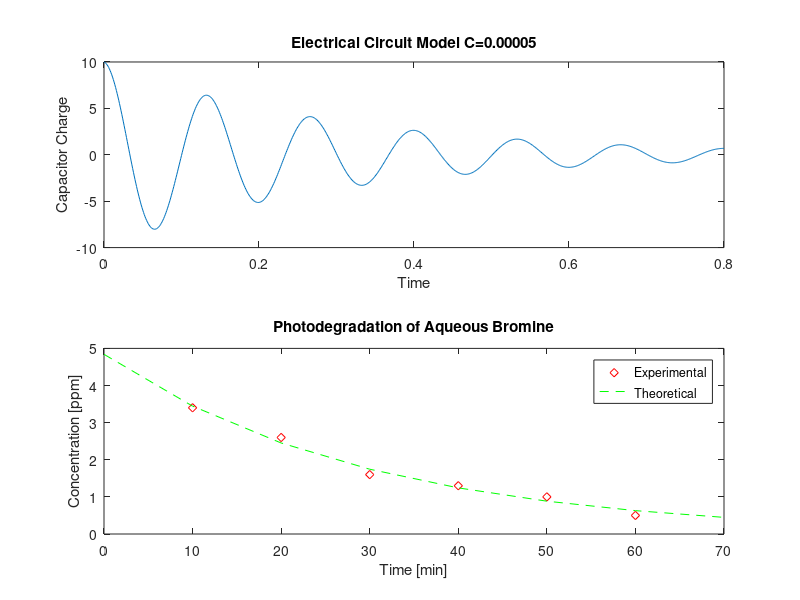

MATLAB code for this plot:
%% Ryan Fahrenkrug
% MECH 105: Homework 2
% Revision D
% 8/25/2017
%% Problem 1
clc
clear
% Section 1.1
q=10; % Inital Charge
R=60; % Resistance
L=9; % Inductance
C=0.00005; % Capacitance
t=0:0.001:0.8; % time from 0 to 0.8
% Charge on capacitor qt as a function of time
qt=q.*exp((-R.*t)./(2*L)).*cos(sqrt((1./(L.*C))-((R./(2*L)).^2)).*t);
plot(t,qt)
title('Electrical Circuit Model');
xlabel('Time');
ylabel('Capacitor Charge');
%% Section 1.2
c2=0.0005;
% Charge on capacitor qt as a function of time with c 10x larger
qt2=q.*exp((-R.*t)./(2*L)).*cos(sqrt((1./(L.*c2))-((R./(2*L)).^2)).*t);
subplot(2,1,1);
plot(t,qt)
title('Electrical Circuit Model C=0.00005');
xlabel('Time');
ylabel('Capacitor Charge');
subplot(2,1,2);
plot(t,qt2)
title('Electrical Circuit Model C=0.0005');
xlabel('Time');
ylabel('Capacitor Charge');
%% Section 1.3
% The response went up because as the capacitance goes up the value of the
% square root increases. This results in a higher capacitor charge and a
% longer period. 
%% Problem 2
clc
clear
close all
tk=10:10:60; %known time intervals in minutes
ck=[3.4 2.6 1.6 1.3 1.0 0.5]; %known concentration in ppm
t=0:10:70; % Time in minutes
c=4.84.*exp(-0.034*t); % Concentration in ppm
% Plot of experimental data vs theoretical data
plot(tk,ck,'rd',t,c,'g--')
title('Photodegradation of Aqueous Bromine')
xlabel('Time [min]')
ylabel('Concentration [ppm]')
legend('Experimental','Theoretical')
